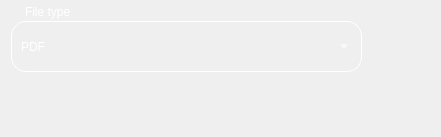
<?xml version="1.0" encoding="UTF-8"?>
<ui version="4.0">
 <class>Form</class>
 <widget class="QWidget" name="Form">
  <property name="geometry">
   <rect>
    <x>0</x>
    <y>0</y>
    <width>441</width>
    <height>137</height>
   </rect>
  </property>
  <property name="windowTitle">
   <string>Form</string>
  </property>
  <widget class="QWidget" name="widget" native="true">
   <property name="geometry">
    <rect>
     <x>1</x>
     <y>1</y>
     <width>381</width>
     <height>81</height>
    </rect>
   </property>
   <property name="styleSheet">
    <string notr="true">padding: 0;
margin: 0;
border: none;
background-color: transparent;</string>
   </property>
   <widget class="QWidget" name="widget_3" native="true">
    <property name="geometry">
     <rect>
      <x>10</x>
      <y>20</y>
      <width>351</width>
      <height>51</height>
     </rect>
    </property>
    <property name="styleSheet">
     <string notr="true">border-radius: 15px;
border: 1px solid white;</string>
    </property>
    <widget class="QComboBox" name="comboBox">
     <property name="geometry">
      <rect>
       <x>10</x>
       <y>10</y>
       <width>331</width>
       <height>31</height>
      </rect>
     </property>
     <property name="styleSheet">
      <string notr="true">QComboBox {
	color: white;
    background-color: transparent;
    border: none;
    padding: 0;
}

QComboBox QAbstractItemView::item:selected {
	border: none;	
	border-radius: 5px;
    background-color: grey;
    color: white;
}

QComboBox QAbstractItemView {
 	border: none;	
	border-radius: 5px;
    background-color: #2c2c2c;   
    color: white;            
    selection-background-color: #0078d7; 
    selection-color: white;  
}</string>
     </property>
     <property name="editable">
      <bool>false</bool>
     </property>
     <item>
      <property name="text">
       <string>PDF</string>
      </property>
     </item>
     <item>
      <property name="text">
       <string>PNG</string>
      </property>
     </item>
     <item>
      <property name="text">
       <string>JPG</string>
      </property>
     </item>
    </widget>
   </widget>
   <widget class="QTextBrowser" name="textBrowser_2">
    <property name="geometry">
     <rect>
      <x>20</x>
      <y>0</y>
      <width>256</width>
      <height>31</height>
     </rect>
    </property>
    <property name="styleSheet">
     <string notr="true">border: none;
color: white;
background-color: qlineargradient(spread:pad, x1:0, y1:0, x2:0, y2:0, stop:0 rgba(255, 255, 255, 0));</string>
    </property>
    <property name="html">
     <string>&lt;!DOCTYPE HTML PUBLIC &quot;-//W3C//DTD HTML 4.0//EN&quot; &quot;http://www.w3.org/TR/REC-html40/strict.dtd&quot;&gt;
&lt;html&gt;&lt;head&gt;&lt;meta name=&quot;qrichtext&quot; content=&quot;1&quot; /&gt;&lt;meta charset=&quot;utf-8&quot; /&gt;&lt;style type=&quot;text/css&quot;&gt;
p, li { white-space: pre-wrap; }
hr { height: 1px; border-width: 0; }
li.unchecked::marker { content: &quot;\2610&quot;; }
li.checked::marker { content: &quot;\2612&quot;; }
&lt;/style&gt;&lt;/head&gt;&lt;body style=&quot; font-family:'Segoe UI'; font-size:9pt; font-weight:400; font-style:normal;&quot;&gt;
&lt;p style=&quot; margin-top:0px; margin-bottom:0px; margin-left:0px; margin-right:0px; -qt-block-indent:0; text-indent:0px;&quot;&gt;File type&lt;/p&gt;&lt;/body&gt;&lt;/html&gt;</string>
    </property>
   </widget>
  </widget>
 </widget>
 <resources/>
 <connections/>
</ui>
